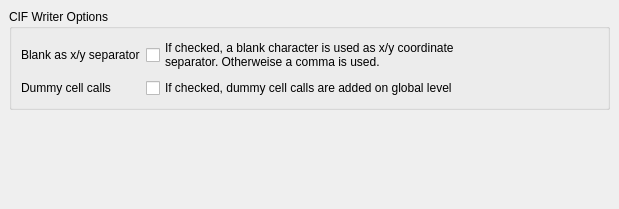
<?xml version="1.0" encoding="UTF-8"?>
<ui version="4.0">
 <class>CIFWriterOptionPage</class>
 <widget class="QWidget" name="CIFWriterOptionPage">
  <property name="geometry">
   <rect>
    <x>0</x>
    <y>0</y>
    <width>619</width>
    <height>209</height>
   </rect>
  </property>
  <property name="windowTitle">
   <string>Form</string>
  </property>
  <layout class="QVBoxLayout">
   <property name="spacing">
    <number>6</number>
   </property>
   <property name="margin">
    <number>9</number>
   </property>
   <item>
    <widget class="QGroupBox" name="groupBox">
     <property name="title">
      <string>CIF Writer Options</string>
     </property>
     <layout class="QGridLayout" name="gridLayout">
      <property name="margin">
       <number>9</number>
      </property>
      <item row="0" column="1">
       <widget class="QCheckBox" name="blank_separator_cbx">
        <property name="sizePolicy">
         <sizepolicy hsizetype="Expanding" vsizetype="Fixed">
          <horstretch>0</horstretch>
          <verstretch>0</verstretch>
         </sizepolicy>
        </property>
        <property name="text">
         <string>If checked, a blank character is used as x/y coordinate
separator. Otherweise a comma is used.</string>
        </property>
       </widget>
      </item>
      <item row="0" column="0">
       <widget class="QLabel" name="label_2">
        <property name="text">
         <string>Blank as x/y separator</string>
        </property>
       </widget>
      </item>
      <item row="1" column="0">
       <widget class="QLabel" name="label">
        <property name="text">
         <string>Dummy cell calls</string>
        </property>
       </widget>
      </item>
      <item row="1" column="1">
       <widget class="QCheckBox" name="dummy_calls_cbx">
        <property name="text">
         <string>If checked, dummy cell calls are added on global level</string>
        </property>
       </widget>
      </item>
     </layout>
    </widget>
   </item>
   <item>
    <spacer>
     <property name="orientation">
      <enum>Qt::Vertical</enum>
     </property>
     <property name="sizeHint" stdset="0">
      <size>
       <width>601</width>
       <height>16</height>
      </size>
     </property>
    </spacer>
   </item>
  </layout>
 </widget>
 <resources/>
 <connections/>
</ui>
